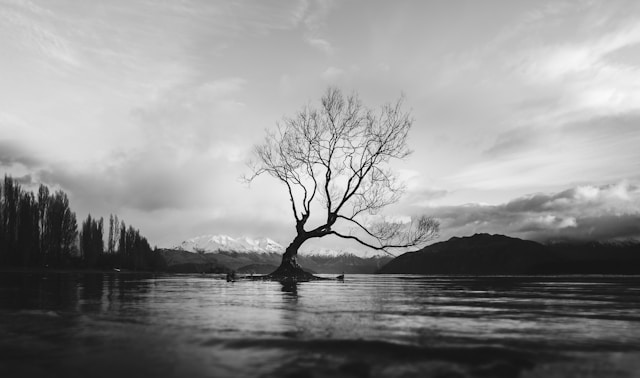
#> input picture Atividade-02-A/image-cinza-lago.jpg, 640 x 378 px
$ jupyter execute Atividade02a.ipynb
#> lines starting #> are read from the running program, lines starting #| are printed output that depends on the picture; after the words box and inside, x2 and y2 are one past the last pixel; in counts of white or black regions, pixels touching at a corner belong together
[cell 1]
# Importação e Preparação da Imagem
import cv2
import os
import numpy as np
import matplotlib.pyplot as plt

# Pega o local onde o notebook está rodando agora
diretorio_atual = os.getcwd()

# Define o nome da imagem
nome_arquivo = 'image-cinza-lago.jpg'
caminho = os.path.join(diretorio_atual, nome_arquivo)

img_original = cv2.imread(caminho, cv2.IMREAD_GRAYSCALE)
#> img_original is the input picture: shape (378, 640); min 0, max 255, mean 142.8

if img_original is None:
    print("Erro: Imagem não encontrada!")
else:
    # I. Preparação e Degradação
    # Aplicando a redução artificial de contraste
    img_degradada = (img_original * 0.2) + 120
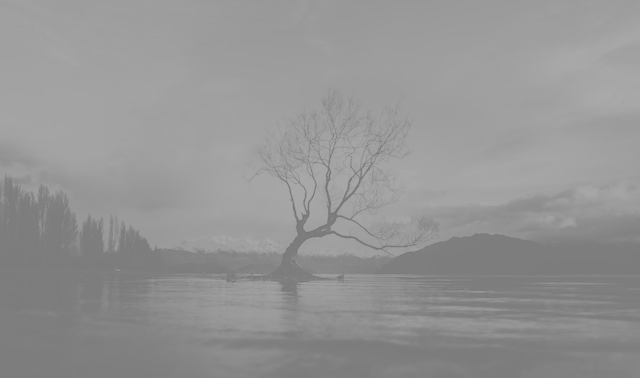
#> img_degradada: shape (378, 640) float64; min 120, max 171, mean 148.6
    img_degradada = img_degradada.astype(np.uint8) # Converte de volta para 8 bits

[cell 2]
# II. Limiarização Base
# O método de Otsu para calcular o limite automaticamente
valor_t_base, img_otsu_base = cv2.threshold(
    img_degradada, 0, 255, cv2.THRESH_BINARY + cv2.THRESH_OTSU
)
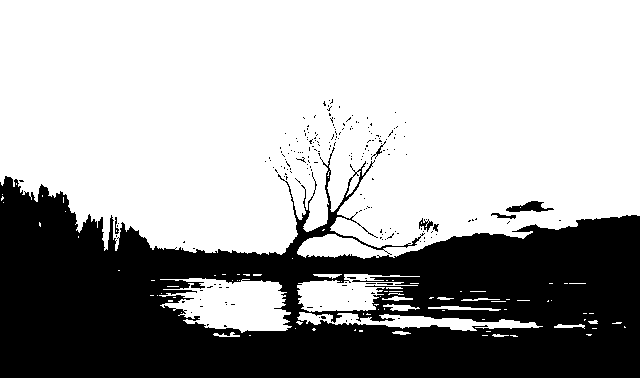
#> img_otsu_base: shape (378, 640); 65.6% white; 208 black regions (200 under 20 px), largest, box (x1, y1, x2, y2) and area: (0, 147, 640, 378) 82188, (506, 201, 554, 212) 281, (419, 218, 433, 232) 87
#> valor_t_base = 143

print(f"Limiar de Otsu (Base): {valor_t_base}")
#| Limiar de Otsu (Base): 143.0

[cell 3]
# III. Equalização
# Equalização global de histograma
img_equalizada = cv2.equalizeHist(img_degradada)
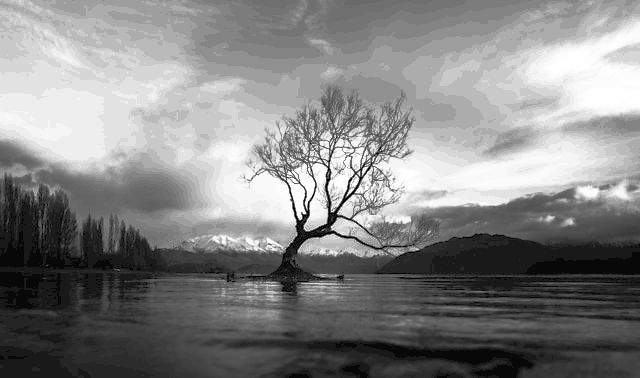
#> img_equalizada: shape (378, 640); min 0, max 255, mean 131.9

# Aplicar Otsu novamente
valor_t_eq, img_otsu_eq = cv2.threshold(
    img_equalizada, 0, 255, cv2.THRESH_BINARY + cv2.THRESH_OTSU
)
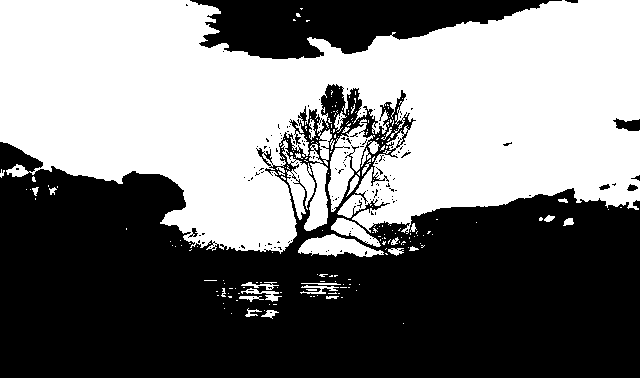
#> img_otsu_eq: shape (378, 640); 48% white; 215 white regions (179 under 20 px), largest, box (x1, y1, x2, y2) and area: (0, 0, 640, 254) 108279, (328, 119, 380, 212) 1780, (298, 234, 384, 257) 1126
#> valor_t_eq = 132

print(f"Limiar de Otsu (Pós-Equalização): {valor_t_eq}")
#| Limiar de Otsu (Pós-Equalização): 132.0

[cell 4]
plt.figure(figsize=(12, 8))

# Linha 1: Processamento
plt.subplot(2, 3, 1), plt.title('1. Original'), plt.imshow(img_original, cmap='gray')
plt.subplot(2, 3, 2), plt.title('2. Degradada'), plt.imshow(img_degradada, cmap='gray', vmin=0, vmax=255)
plt.subplot(2, 3, 3), plt.title('3. Equalizada'), plt.imshow(img_equalizada, cmap='gray')

# Linha 2: Resultados da Segmentação
plt.subplot(2, 3, 5), plt.title(f'Otsu Base (T={valor_t_base})'), plt.imshow(img_otsu_base, cmap='gray')
plt.subplot(2, 3, 6), plt.title(f'Otsu Equalizado (T={valor_t_eq})'), plt.imshow(img_otsu_eq, cmap='gray')

plt.tight_layout()
plt.show()

[cell 5]
# --- ETAPA 5: Desafio CLAHE ---

# 1. Criar o objeto CLAHE ,onde clipLimit define o limite de contraste, tileGridSize o tamanho dos blocos
clahe = cv2.createCLAHE(clipLimit=2.0, tileGridSize=(8, 8))

# 2. Aplicar o CLAHE na imagem degradada
img_clahe = clahe.apply(img_degradada)
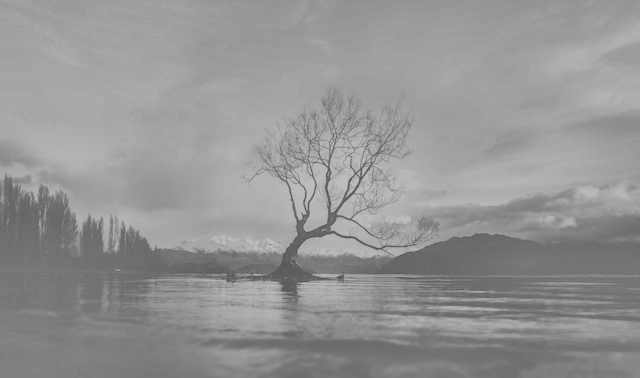
#> img_clahe: shape (378, 640); min 84, max 194, mean 148.1

# 3. Aplicar Otsu na imagem processada pelo CLAHE
valor_t_clahe, img_otsu_clahe = cv2.threshold(
    img_clahe, 0, 255, cv2.THRESH_BINARY + cv2.THRESH_OTSU
)
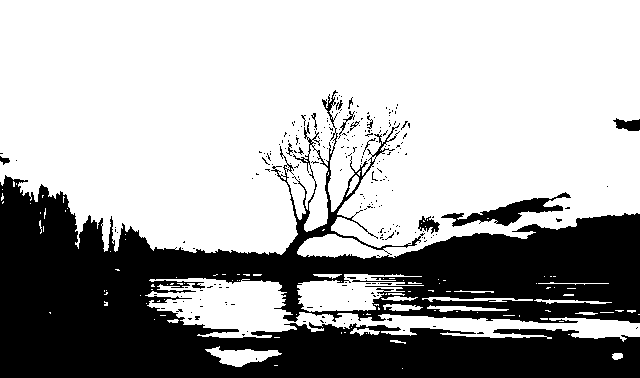
#> img_otsu_clahe: shape (378, 640); 66.7% white; 244 black regions (231 under 20 px), largest, box (x1, y1, x2, y2) and area: (0, 90, 640, 378) 77672, (441, 192, 571, 227) 1347, (613, 118, 640, 131) 235
#> valor_t_clahe = 141

print(f"Etapa 5: CLAHE aplicado. Limiar de Otsu (T): {valor_t_clahe}")
#| Etapa 5: CLAHE aplicado. Limiar de Otsu (T): 141.0

# Visualização do Comparativo Final
plt.figure(figsize=(15, 10))

plt.subplot(2, 2, 1), plt.title('Global Hist. Equalization'), plt.imshow(img_equalizada, cmap='gray')
plt.subplot(2, 2, 2), plt.title('CLAHE (Adaptativo)'), plt.imshow(img_clahe, cmap='gray')

plt.subplot(2, 2, 3), plt.title(f'Otsu + Global (T={valor_t_eq})'), plt.imshow(img_otsu_eq, cmap='gray')
plt.subplot(2, 2, 4), plt.title(f'Otsu + CLAHE (T={valor_t_clahe})'), plt.imshow(img_otsu_clahe, cmap='gray')

plt.tight_layout()
plt.show()
